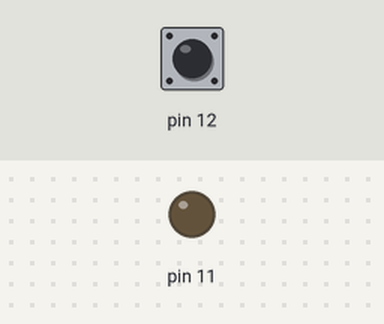
Recording of a program running on a simulated Raspberry Pi (header pin numbers). Parts: output pins drawn as LEDs (lit = HIGH). The inputs (shaded band) are chosen by the test bench; at power-on: pin 12 HIGH.

Above: at 1.2 s.
1.3 s: pin 12 pulled LOW for 0.15 s
At 1.37 s:
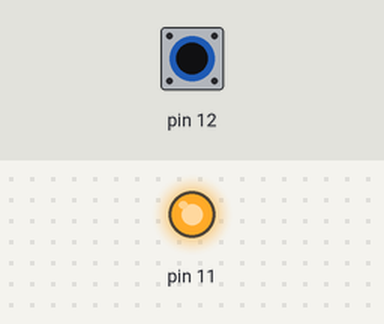
2.9 s: pin 12 pulled LOW for 3.2 s
At 7.3 s:
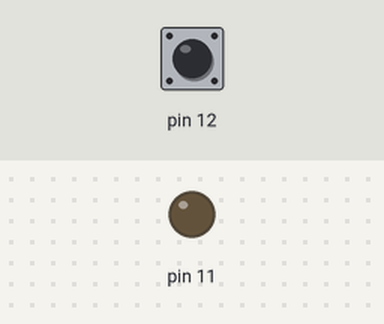
Timing chart, 0 to 8.8 s (numbered marks = the images above; inputs shaded):
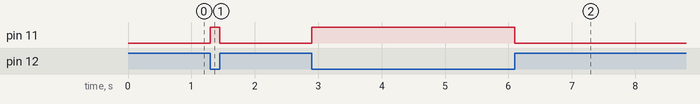

Measured:
- after the input at 1.3 s, pin 11: LOW → HIGH at once, → LOW 0.15 s later
- after the input at 2.9 s, pin 11: LOW → HIGH at once, → LOW 3.2 s later

The program:

main.py
```python
import button_led

LED_PIN = button_led.LED_PIN
BUTTON_PIN = button_led.BUTTON_PIN

LOW = button_led.gpio.LOW
HIGH = button_led.gpio.HIGH

if __name__ == "__main__" :
    button_led.setup_gpio(LED_PIN, BUTTON_PIN, LOW)

    try :
        while True :
            if button_led.read_button(BUTTON_PIN) == LOW :
                button_led.set_led(LED_PIN, HIGH)
            else :
                button_led.set_led(LED_PIN, LOW)
    except KeyboardInterrupt :
        button_led.cleanup_gpio()
```

button_led.py
```python
import RPi.GPIO as gpio
import time

LED_PIN = 11    # gpio17 physical pin number
BUTTON_PIN = 12 # gpio18 physical pin number

def setup_gpio(led_pin, button_pin, init_led) :
    # physical gpio numbering
    gpio.setmode(gpio.BOARD)

    # setup LED
    gpio.setup(led_pin, gpio.OUT)
    gpio.output(led_pin, init_led)

    # setup button as input with pull up
    gpio.setup(button_pin, gpio.IN, pull_up_down=gpio.PUD_UP)

def set_led(pin, mode) :
    gpio.output(pin, mode)

def toggle_led(pin, start) :
    if (start == gpio.HIGH) :
        set_led(pin, gpio.LOW)
    else :
        set_led(pin, gpio.HIGH)

def blink_led(pin, start, delay_sec) :
    toggle_led(pin, start)
    time.sleep(delay_sec)
    toggle_led(pin, gpio.LOW if start else gpio.HIGH)
    time.sleep(delay_sec)

def cleanup_gpio() :
    gpio.cleanup()

def read_button(pin) :
    return gpio.input(pin)
```
